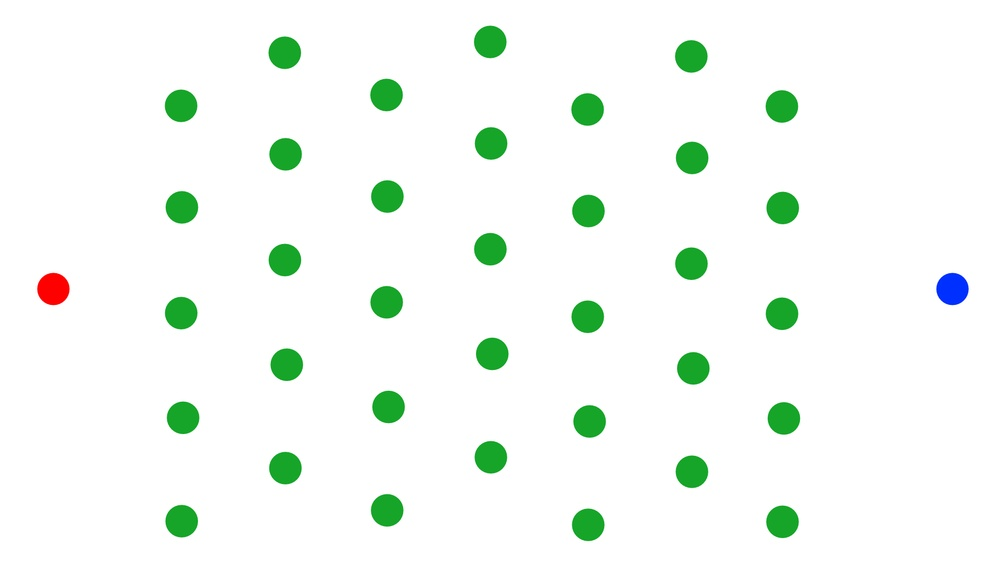
#> input picture navigation/upload_dir/b3898d0e-ea1c-434b-b9b5-f354cead4217.jpg, 1000 x 562 px, shrunk from 1920 x 1080 before the run
$ jupyter execute Test2.ipynb   (shell and % lines are left out)
#> lines starting #> are read from the running program, lines starting #| are printed output that depends on the picture; after the words box and inside, x2 and y2 are one past the last pixel; in counts of white or black regions, pixels touching at a corner belong together
[cell 1]
import cv2
import pandas as pd
from matplotlib import pyplot as plt
show_animation=True


plt.rcParams["animation.html"] = "jshtml"
import matplotlib.animation

## Define global Map

[cell 2]
globalMap = cv2.imread( "./upload_dir/b3898d0e-ea1c-434b-b9b5-f354cead4217.jpg" )
#> globalMap is the input picture: shape (562, 1000, 3); mean B, G, R 243.5, 249.5, 242.5
plt.imshow( globalMap )

[cell 3]
gray = cv2.cvtColor( globalMap, cv2.COLOR_BGR2GRAY )
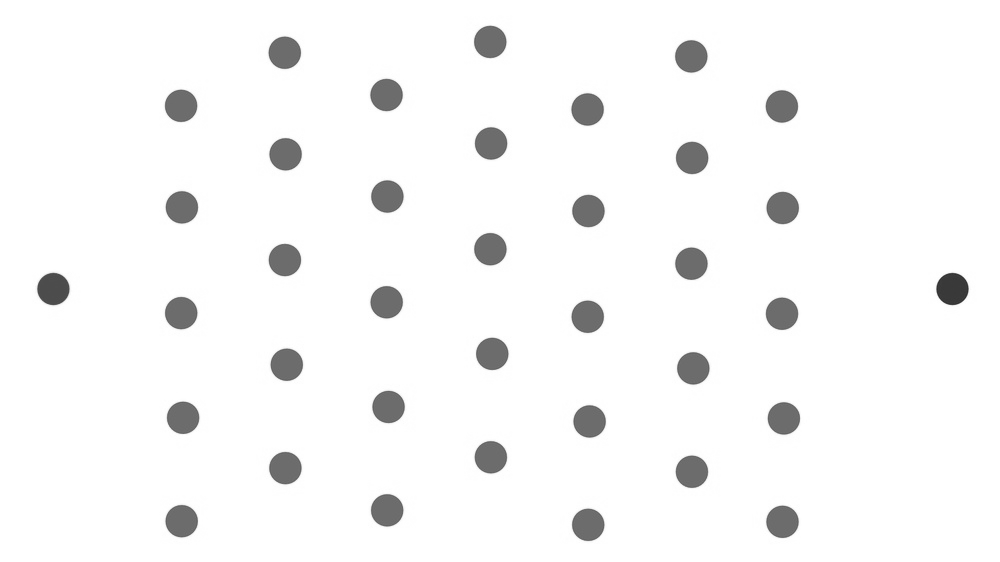
#> gray: shape (562, 1000); min 46, max 255, mean 246.7
plt.imshow(gray)

[cell 4]
# detect circles
gray_blured = cv2.blur( gray, (3, 3) )

[cell 5]
# get coordinate of the points
obstacles = []
index     = 0
import numpy as np
detected_circles = cv2.HoughCircles( gray_blured, cv2.HOUGH_GRADIENT, 1, 20, param1=50, param2=30, minRadius=1, maxRadius=40 )
#> detected_circles = 37 rows, first 8: [284.5, 259.5, 16.5], [691.5, 157.5, 16.5], [386.5, 94.5, 16.7], [587.5, 210.5, 16.7], [388.5, 406.5, 16.7], [783.5, 417.5, 16.7], [180.5, 312.5, 16.6], [181.5, 206.5, 16.7]
if detected_circles is not None:
    detected_circles = np.uint16( np.around( detected_circles ) )
#> detected_circles = 37 rows, first 8: [284, 260, 16], [692, 158, 16], [386, 94, 17], [588, 210, 17], [388, 406, 17], [784, 418, 17], [180, 312, 17], [182, 206, 17]
    for pt in detected_circles[0, :]:
        a, b, r = pt[0], pt[1], pt[2]
        pos = (a, b)

        # border outline
        cv2.circle( globalMap, center=(a, b), radius=r, color=( 0, 0, 0 ), thickness=1 )
        obstacles.append( {
            "x" : a,
            "y" : b,
            "r" : r
        } )

        # create labels
        cv2.putText(globalMap, text=str(index), org=(a,b),
            fontFace= cv2.FONT_HERSHEY_SIMPLEX, fontScale=1, color=(0,0,0),
            thickness=2, lineType=cv2.LINE_AA)

        index+=1
#> this loop made 37 passes
#> (a, b, r) on passes 1 to 12: (284, 260, 16), (692, 158, 16), (386, 94, 17), (588, 210, 17), (388, 406, 17), (784, 418, 17), (180, 312, 17), (182, 206, 17), (284, 468, 17), (180, 106, 17), (182, 418, 17), (490, 42, 17)
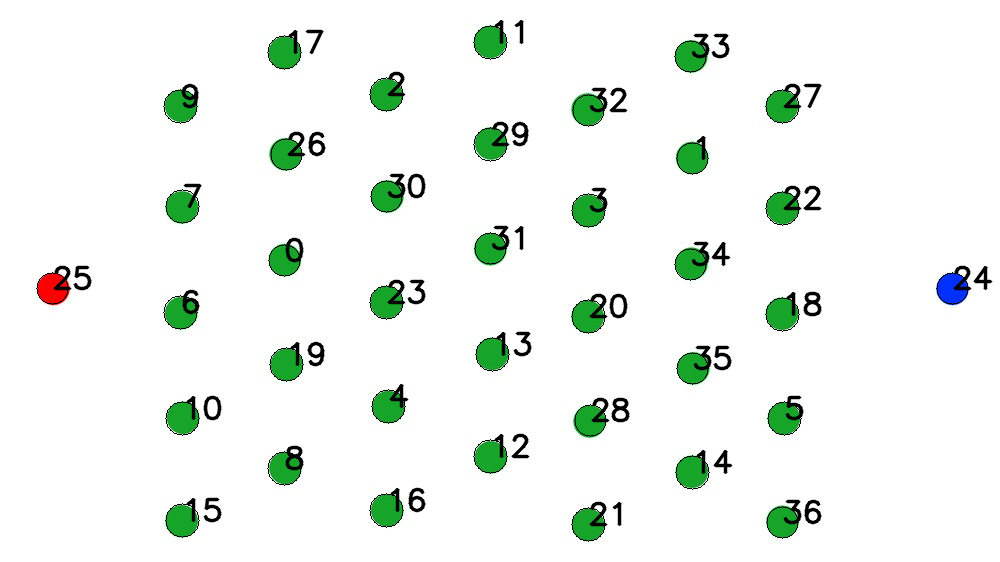
#> globalMap: shape (562, 1000, 3); 3.25% of pixels changed, all inside (x1, y1, x2, y2) = (36, 20, 993, 542)
#> after the loop, index = 37; obstacles = 37 items

[cell 6]
# show cirlces tracking
plt.imshow( globalMap )

[cell 7]
df = pd.DataFrame( obstacles )
#> df = table of 37 rows and 3 columns
df.head(5)
#> Out = table of 5 rows and 3 columns

# x, y coordinates and r = radius

[cell 8]
def get_coordinate( index ):
    # get coordinate given the index
    try:
        return obstacles[ index ]
    except IndexError:
        return {}

[cell 9]
start = get_coordinate(0)
#> start = {'x': 284, 'y': 260, 'r': 16}
end   = get_coordinate(36)
#> end = {'x': 782, 'y': 522, 'r': 16}
print(start, end)
#| {'x': 284, 'y': 260, 'r': 16} {'x': 782, 'y': 522, 'r': 16}

[cell 10]
# create goals for start and end
def create_goal():
    pass

[cell 11]
# create obstacle
def create_obstacle():
    pass

[cell 12]
from collections import deque
import numpy as np
import matplotlib.pyplot as plt

[cell 13]
KP = 5.0 # attractive protectial gain
RP = 100.0 # repulsive potential gain
AREA_WIDTH = 30.0 # potential area width

# number of previous positional that is needed to check the occillation
OSCILLATIONS_DETECTION_LENGTH = 3

[cell 14]
# calculate the potential field
def calc_potential_field(gx, gy, ox, oy, reso, rr, sx, sy):
#> called with gx = 30, gy = 30, reso = 0.5, rr = 5, sx = 0, sy = 10
    minx = min(min(ox), sx, gx) - AREA_WIDTH / 2.0
    miny = min(min(oy), sy, gy) - AREA_WIDTH / 2.0
    maxx = max(max(ox), sx, gx) + AREA_WIDTH / 2.0
    maxy = max(max(oy), sy, gy) + AREA_WIDTH / 2.0
    xw = int(round((maxx - minx) / reso))
    yw = int(round((maxy - miny) / reso))

    # calc each potential
    pmap = [[0.0 for i in range(yw)] for i in range(xw)]

    for ix in range(xw):
        x = ix * reso + minx

        for iy in range(yw):
            y = iy * reso + miny
            ug = calc_attractive_potential(x, y, gx, gy)
            uo = calc_repulsive_potential(x, y, ox, oy, rr)
            uf = ug + uo
            pmap[ix][iy] = uf

    return pmap, minx, miny

[cell 15]
# calculate the attractive potential
def calc_attractive_potential(x, y, gx, gy):
    return 0.5 * KP * np.hypot(x - gx, y - gy)

[cell 16]
# calculate the repulsive potential
def calc_repulsive_potential(x, y, ox, oy, rr):
    # search nearest obstacle
    minid = -1
    dmin = float("inf")
    for i, _ in enumerate(ox):
        d = np.hypot(x - ox[i], y - oy[i])
        if dmin >= d:
            dmin = d
            minid = i

    # calc repulsive potential
    dq = np.hypot(x - ox[minid], y - oy[minid])

    if dq <= rr:
        if dq <= 0.1:
            dq = 0.1

        return 0.5 * RP * (1.0 / dq - 1.0 / rr) ** 2
    else:
        return 0.0

[cell 17]
# ocillation detection
def oscillations_detection(previous_ids, ix, iy):
    previous_ids.append((ix, iy))

    if (len(previous_ids) > OSCILLATIONS_DETECTION_LENGTH):
        previous_ids.popleft()

    # check if contains any duplicates by copying into a set
    previous_ids_set = set()
    for index in previous_ids:
        if index in previous_ids_set:
            return True
        else:
            previous_ids_set.add(index)
    return False

[cell 18]
# motion model
def get_motion_model():
    # dx, dy
    motion = [[1, 0],
              [0, 1],
              [-1, 0],
              [0, -1],
              [-1, -1],
              [-1, 1],
              [1, -1],
              [1, 1]]

    return motion

[cell 19]
# potential field planning
def potential_field_planning(sx, sy, gx, gy, ox, oy, reso, rr):

    # calc potential field
    pmap, minx, miny = calc_potential_field(gx, gy, ox, oy, reso, rr, sx, sy)

    # search path
    d = np.hypot(sx - gx, sy - gy)
    ix = round((sx - minx) / reso)
    iy = round((sy - miny) / reso)
    gix = round((gx - minx) / reso)
    giy = round((gy - miny) / reso)

    if show_animation:
        draw_heatmap(pmap)
        # for stopping simulation with the esc key.
        plt.gcf().canvas.mpl_connect('key_release_event',
                lambda event: [exit(0) if event.key == 'escape' else None])
        plt.plot(ix, iy, "*k")
        plt.plot(gix, giy, "*m")

    rx, ry = [sx], [sy]
    motion = get_motion_model()
    previous_ids = deque()

    while d >= reso:
        minp = float("inf")
        minix, miniy = -1, -1
        for i, _ in enumerate(motion):
            inx = int(ix + motion[i][0])
            iny = int(iy + motion[i][1])
            if inx >= len(pmap) or iny >= len(pmap[0]) or inx < 0 or iny < 0:
                p = float("inf")  # outside area
                print("outside potential!")
            else:
                p = pmap[inx][iny]
            if minp > p:
                minp = p
                minix = inx
                miniy = iny
        ix = minix
        iy = miniy
        xp = ix * reso + minx
        yp = iy * reso + miny
        d = np.hypot(gx - xp, gy - yp)
        rx.append(xp)
        ry.append(yp)

        if (oscillations_detection(previous_ids, ix, iy)):
            print("Oscillation detected at ({},{})!".format(ix, iy))
            break

        if show_animation:
            plt.plot(ix, iy, ".r")
            plt.pause(0.01)
#> this loop made 63 passes
#> pass 1, in potential_field_planning, `plt.pause(0.01)`:
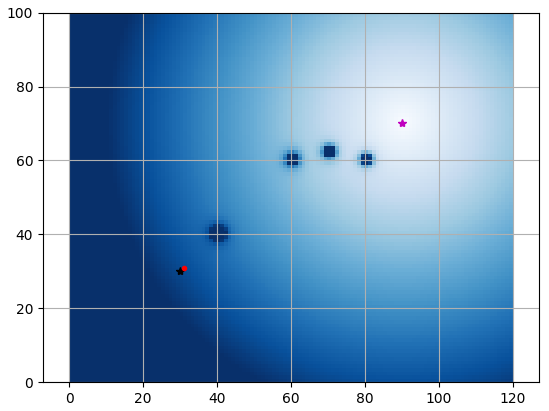
#> figure drawn by matplotlib, 1 panel

    print("Goal!!")

    return rx, ry

[cell 20]
# draw heatmaps
def draw_heatmap(data):
    data = np.array(data).T
    plt.pcolor(data, vmax=100.0, cmap=plt.cm.Blues)

[cell 21]
# starting position
sx = 0.0
sy = 10.0

# goal position
gx = 30.0
gy = 30.0

grid_size = 0.5
robot_size= 5.0 # robots secure radius size

ox = [ 15.0, 5.0, 20.0, 25.0 ]  # obstacle x positions
oy = [ 25.0, 15.0, 26.0, 25.0 ] # obstacle y positions

if show_animation:
    plt.grid(True)
    plt.axis("equal")

# path generation
_, _ = potential_field_planning(
    sx, sy, gx, gy, ox, oy, grid_size, robot_size
)

if show_animation:
    plt.show()

# [6 lines of commented-out code are left out]
